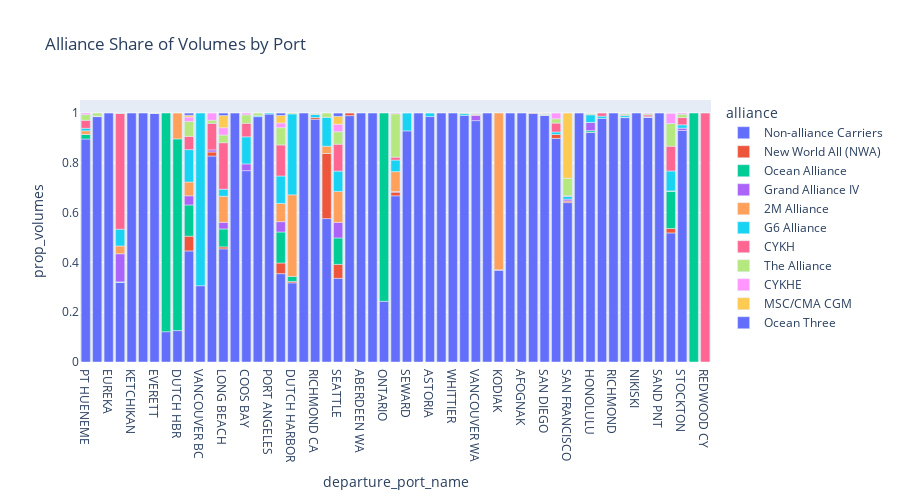

Notebook source saved alongside this figure:
### Code cell
df = (
    exports_lf
    #group by alliance and port
    .group_by('alliance', 'departure_port_name')
    .agg(pl.col('teus').sum())
    .with_columns((pl.col('teus')/pl.col('teus').sum().over('departure_port_name')).alias('prop_volumes'))
    .collect()
)

px.bar(
    df, x='departure_port_name', y='prop_volumes',
    color='alliance',
    title='Alliance Share of Volumes by Port',
    width=900,
    height=500)

### Figure 1 — Plotly figure (JSON) as saved in the notebook; plotly's stock layout.template omitted (floating-point values rounded to 4 significant figures)
{"data": [{"alignmentgroup": "True", "hovertemplate": "alliance=Non-alliance Carriers<br>departure_port_name=%{x}<br>prop_volumes=%{y}<extra></extra>", "legendgroup": "Non-alliance Carriers", "marker": {"color": "#636efa", "pattern": {"shape": ""}}, "name": "Non-alliance Carriers", "offsetgroup": "Non-alliance Carriers", "orientation": "v", "showlegend": true, "textposition": "auto", "type": "bar", "x": ["PT HUENEME", "ABERDEEN", "EUREKA", "PORTLAND OR", "KETCHIKAN", "VALDEZ", "EVERETT", "PORT TOWNSEND", "DUTCH HBR", "LOS ANGELES", "VANCOUVER BC", "PITTSBURG CA", "LONG BEACH", "CHERRY POINT", "COOS BAY", "FERNDALE", "PORT ANGELES", "OAKLAND", "DUTCH HARBOR", "CROCKETT", "RICHMOND CA", "ANCHORAGE", "SEATTLE", "MARTINEZ", "ABERDEEN WA", "EL SEGUNDO", "ONTARIO", "BENICIA", "SEWARD", "HILO", "ASTORIA", "PITTSBURG", "WHITTIER", "BELLINGHAM", "VANCOUVER WA", "KAHULUI", "KODIAK", "SELBY", "AFOGNAK", "ANACORTES", "SAN DIEGO", "OLYMPIA", "SAN FRANCISCO", "NEWPORT OR", "HONOLULU", "SACRAMENTO", "RICHMOND", "KALAMA", "NIKISKI", "LONGVIEW", "SAND PNT", "TACOMA", "STOCKTON"], "xaxis": "x", "y": [0.8959, 0.9859, 1, 0.3204, 1, 1, 0.9986, 0.1217, 0.1263, 0.4463, 0.3066, 0.8274, 0.4545, 1, 0.7687, 0.9859, 0.9959, 0.3549, 0.3181, 1, 0.9752, 0.5761, 0.3361, 0.9897, 1, 1, 0.2438, 0.6677, 0.9286, 1, 0.9861, 1, 1, 0.9905, 0.9698, 1, 0.3689, 1, 1, 0.9983, 0.9906, 0.8983, 0.6404, 1, 0.922, 0.9785, 1, 0.9819, 1, 0.9831, 1, 0.5186, 0.9305], "yaxis": "y"}, {"alignmentgroup": "True", "hovertemplate": "alliance=New World All (NWA)<br>departure_port_name=%{x}<br>prop_volumes=%{y}<extra></extra>", "legendgroup": "New World All (NWA)", "marker": {"color": "#EF553B", "pattern": {"shape": ""}}, "name": "New World All (NWA)", "offsetgroup": "New World All (NWA)", "orientation": "v", "showlegend": true, "textposition": "auto", "type": "bar", "x": ["LONGVIEW", "PITTSBURG CA", "OAKLAND", "RICHMOND CA", "LONG BEACH", "ANACORTES", "MARTINEZ", "SAN DIEGO", "OLYMPIA", "KODIAK", "BENICIA", "ANCHORAGE", "DUTCH HARBOR", "HONOLULU", "SAN FRANCISCO", "SEATTLE", "KALAMA", "PORTLAND OR", "LOS ANGELES", "ABERDEEN", "TACOMA"], "xaxis": "x", "y": [0.0001006, 0.01644, 0.04289, 0.006989, 0.008021, 0.001685, 0.01031, 0.001992, 0.01576, 0.001394, 0.01451, 0.2618, 0.005534, 0.001405, 0.006364, 0.0561, 0.001016, 6.407e-06, 0.0592, 0.0004237, 0.01794], "yaxis": "y"}, {"alignmentgroup": "True", "hovertemplate": "alliance=Ocean Alliance<br>departure_port_name=%{x}<br>prop_volumes=%{y}<extra></extra>", "legendgroup": "Ocean Alliance", "marker": {"color": "#00cc96", "pattern": {"shape": ""}}, "name": "Ocean Alliance", "offsetgroup": "Ocean Alliance", "orientation": "v", "showlegend": true, "textposition": "auto", "type": "bar", "x": ["PORTLAND OR", "SAN DIEGO", "SAN FRANCISCO", "SEATTLE", "DUTCH HBR", "ONTARIO", "LOS ANGELES", "PORT TOWNSEND", "OAKLAND", "HONOLULU", "SITKA", "KALAMA", "PT HUENEME", "LONG BEACH", "TACOMA", "DUTCH HARBOR"], "xaxis": "x", "y": [0.001413, 8.026e-05, 0.00047, 0.1061, 0.7701, 0.7562, 0.1254, 0.8783, 0.1245, 0.006218, 1, 8.442e-05, 0.0182, 0.07202, 0.1504, 0.02015], "yaxis": "y"}, {"alignmentgroup": "True", "hovertemplate": "alliance=Grand Alliance IV<br>departure_port_name=%{x}<br>prop_volumes=%{y}<extra></extra>", "legendgroup": "Grand Alliance IV", "marker": {"color": "#ab63fa", "pattern": {"shape": ""}}, "name": "Grand Alliance IV", "offsetgroup": "Grand Alliance IV", "orientation": "v", "showlegend": true, "textposition": "auto", "type": "bar", "x": ["KALAMA", "HONOLULU", "SAN FRANCISCO", "LONG BEACH", "VANCOUVER WA", "PT HUENEME", "STOCKTON", "PITTSBURG CA", "LONGVIEW", "OAKLAND", "EVERETT", "TACOMA", "SEATTLE", "BENICIA", "LOS ANGELES", "SAN DIEGO", "COOS BAY", "PORTLAND OR"], "xaxis": "x", "y": [0.000254, 0.03255, 0.007071, 0.02657, 0.02063, 0.0003265, 0.008969, 0.008219, 0.0009054, 0.04165, 0.0008577, 3.253e-05, 0.06261, 0.002903, 0.03694, 6.038e-05, 0.02721, 0.1131], "yaxis": "y"}, {"alignmentgroup": "True", "hovertemplate": "alliance=2M Alliance<br>departure_port_name=%{x}<br>prop_volumes=%{y}<extra></extra>", "legendgroup": "2M Alliance", "marker": {"color": "#FFA15A", "pattern": {"shape": ""}}, "name": "2M Alliance", "offsetgroup": "2M Alliance", "orientation": "v", "showlegend": true, "textposition": "auto", "type": "bar", "x": ["LOS ANGELES", "SEATTLE", "ANCHORAGE", "OAKLAND", "HONOLULU", "TACOMA", "BENICIA", "PT HUENEME", "LONG BEACH", "PORTLAND OR", "KODIAK", "DUTCH HARBOR", "DUTCH HBR"], "xaxis": "x", "y": [0.05526, 0.1244, 0.02908, 0.07316, 0.0003338, 0.0003911, 0.07975, 0.01449, 0.1049, 0.03125, 0.6297, 0.328, 0.1036], "yaxis": "y"}, {"alignmentgroup": "True", "hovertemplate": "alliance=G6 Alliance<br>departure_port_name=%{x}<br>prop_volumes=%{y}<extra></extra>", "legendgroup": "G6 Alliance", "marker": {"color": "#19d3f3", "pattern": {"shape": ""}}, "name": "G6 Alliance", "offsetgroup": "G6 Alliance", "orientation": "v", "showlegend": true, "textposition": "auto", "type": "bar", "x": ["OLYMPIA", "TACOMA", "ABERDEEN", "COOS BAY", "KALAMA", "BENICIA", "STOCKTON", "OAKLAND", "PT HUENEME", "LONG BEACH", "ANCHORAGE", "FERNDALE", "LOS ANGELES", "SACRAMENTO", "SAN FRANCISCO", "SAN DIEGO", "VANCOUVER WA", "EVERETT", "SEATTLE", "BELLINGHAM", "VANCOUVER BC", "DUTCH HARBOR", "SEWARD", "ASTORIA", "HONOLULU", "PORTLAND OR", "PORT ANGELES", "LONGVIEW", "RICHMOND CA"], "xaxis": "x", "y": [0.01003, 0.0802, 0.001059, 0.1088, 0.007367, 0.04645, 0.01345, 0.1102, 0.009937, 0.0282, 0.1158, 0.003529, 0.1303, 0.009199, 0.01131, 0.002663, 0.0006068, 0.0001715, 0.08158, 0.00715, 0.6934, 0.325, 0.07143, 0.01389, 0.03099, 0.06743, 0.004082, 0.001408, 0.01207], "yaxis": "y"}, {"alignmentgroup": "True", "hovertemplate": "alliance=CYKH<br>departure_port_name=%{x}<br>prop_volumes=%{y}<extra></extra>", "legendgroup": "CYKH", "marker": {"color": "#FF6692", "pattern": {"shape": ""}}, "name": "CYKH", "offsetgroup": "CYKH", "orientation": "v", "showlegend": true, "textposition": "auto", "type": "bar", "x": ["LONG BEACH", "PORTLAND OR", "SACRAMENTO", "STOCKTON", "PT HUENEME", "LOS ANGELES", "TACOMA", "OLYMPIA", "SAN FRANCISCO", "PITTSBURG CA", "REDWOOD CY", "BENICIA", "EVERETT", "COOS BAY", "LONGVIEW", "OAKLAND", "KALAMA", "ABERDEEN", "RICHMOND CA", "SAN DIEGO", "SEATTLE", "HONOLULU", "VANCOUVER WA"], "xaxis": "x", "y": [0.1869, 0.4659, 0.01227, 0.02915, 0.03221, 0.05313, 0.09959, 0.03582, 0.002121, 0.1069, 1, 0.01161, 0.0003431, 0.05442, 0.007042, 0.1246, 0.002286, 0.0005296, 0.0006353, 0.0001811, 0.1081, 0.0006445, 0.003489], "yaxis": "y"}, {"alignmentgroup": "True", "hovertemplate": "alliance=The Alliance<br>departure_port_name=%{x}<br>prop_volumes=%{y}<extra></extra>", "legendgroup": "The Alliance", "marker": {"color": "#B6E880", "pattern": {"shape": ""}}, "name": "The Alliance", "offsetgroup": "The Alliance", "orientation": "v", "showlegend": true, "textposition": "auto", "type": "bar", "x": ["BENICIA", "SEATTLE", "RICHMOND CA", "SAN FRANCISCO", "HONOLULU", "VANCOUVER WA", "PORTLAND OR", "STOCKTON", "DUTCH HARBOR", "OAKLAND", "ABERDEEN", "SAN DIEGO", "TACOMA", "LONG BEACH", "OLYMPIA", "PT HUENEME", "FERNDALE", "KALAMA", "COOS BAY", "BELLINGHAM", "ANCHORAGE", "LOS ANGELES", "LONGVIEW", "PITTSBURG CA"], "xaxis": "x", "y": [0.1742, 0.05023, 0.004447, 0.07071, 0.005442, 0.004551, 0.0003652, 0.01345, 0.003202, 0.06958, 0.01205, 0.002797, 0.09115, 0.03093, 0.01719, 0.02299, 0.01059, 0.005208, 0.03401, 0.002383, 0.01716, 0.05985, 0.004728, 0.01233], "yaxis": "y"}, {"alignmentgroup": "True", "hovertemplate": "alliance=CYKHE<br>departure_port_name=%{x}<br>prop_volumes=%{y}<extra></extra>", "legendgroup": "CYKHE", "marker": {"color": "#FF97FF", "pattern": {"shape": ""}}, "name": "CYKHE", "offsetgroup": "CYKHE", "orientation": "v", "showlegend": true, "textposition": "auto", "type": "bar", "x": ["LONG BEACH", "LONGVIEW", "PITTSBURG CA", "TACOMA", "PORTLAND OR", "STOCKTON", "OAKLAND", "SEATTLE", "SAN DIEGO", "RICHMOND CA", "OLYMPIA", "PT HUENEME", "BENICIA", "COOS BAY", "LOS ANGELES", "VANCOUVER WA", "KALAMA"], "xaxis": "x", "y": [0.02935, 0.002716, 0.02877, 0.04173, 9.303e-05, 0.004484, 0.01872, 0.02959, 0.000395, 0.0006353, 0.02292, 0.005915, 0.002903, 0.006803, 0.01778, 0.0009103, 0.001778], "yaxis": "y"}, {"alignmentgroup": "True", "hovertemplate": "alliance=MSC/CMA CGM<br>departure_port_name=%{x}<br>prop_volumes=%{y}<extra></extra>", "legendgroup": "MSC/CMA CGM", "marker": {"color": "#FECB52", "pattern": {"shape": ""}}, "name": "MSC/CMA CGM", "offsetgroup": "MSC/CMA CGM", "orientation": "v", "showlegend": true, "textposition": "auto", "type": "bar", "x": ["TACOMA", "SAN FRANCISCO", "SEATTLE", "SAN DIEGO", "HONOLULU", "LONG BEACH", "OAKLAND", "KALAMA", "LOS ANGELES"], "xaxis": "x", "y": [3.324e-05, 0.2615, 0.03218, 0.001234, 0.0004341, 0.04868, 0.03034, 0.0001407, 0.007148], "yaxis": "y"}, {"alignmentgroup": "True", "hovertemplate": "alliance=Ocean Three<br>departure_port_name=%{x}<br>prop_volumes=%{y}<extra></extra>", "legendgroup": "Ocean Three", "marker": {"color": "#636efa", "pattern": {"shape": ""}}, "name": "Ocean Three", "offsetgroup": "Ocean Three", "orientation": "v", "showlegend": true, "textposition": "auto", "type": "bar", "x": ["LOS ANGELES", "SEATTLE", "LONG BEACH", "HONOLULU", "OAKLAND"], "xaxis": "x", "y": [0.008735, 0.01298, 0.00995, 1.161e-05, 0.009413], "yaxis": "y"}], "layout": {"barmode": "relative", "height": 500, "legend": {"title": {"text": "alliance"}, "tracegroupgap": 0}, "title": {"text": "Alliance Share of Volumes by Port"}, "width": 900, "xaxis": {"anchor": "y", "domain": [0, 1], "title": {"text": "departure_port_name"}}, "yaxis": {"anchor": "x", "domain": [0, 1], "title": {"text": "prop_volumes"}}}}
